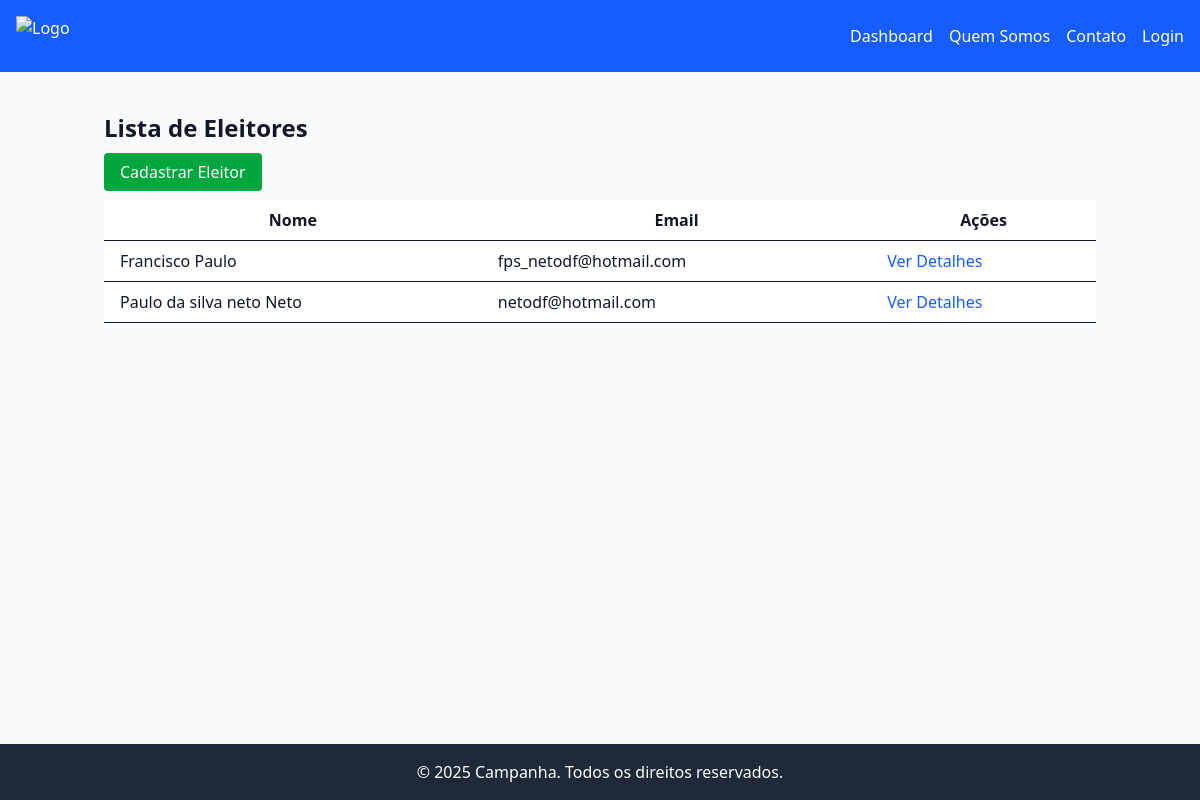
The app's page /eleitores/ with its own data.
### eleitores/models.py (models this page shows, shortened)
class Eleitor(models.Model):
    nome       = models.CharField(max_length=255)
    email      = models.EmailField(unique=True)
    telefone   = models.CharField(max_length=20, blank=True)
    cadastrado_em = models.DateTimeField(auto_now_add=True)

### eleitores/views.py (the view)
# urls.py: path('', views.eleitores_index, name='index'),
def eleitores_index(request):
    eleitores = Eleitor.objects.all()
    return render(request, 'eleitores/index.html', {'eleitores': eleitores})

### eleitores/templates/eleitores/index.html (shortened to what this page needs)
{% extends 'base1.html' %}
{% block content %}
<div class="container mx-auto p-4">
  <h1 class="text-2xl font-bold mb-4">Lista de Eleitores</h1>
  <a href="{% url 'eleitores:cadastro' %}" class="bg-green-600 text-white px-4 py-2 rounded">Cadastrar Eleitor</a>
  <table class="min-w-full mt-4 bg-white">
    <thead>
      <tr>
        <th class="py-2 px-4 border-b">Nome</th>
        <th class="py-2 px-4 border-b">Email</th>
        <th class="py-2 px-4 border-b">Ações</th>
      </tr>
    </thead>
    <tbody>
      {% for eleitor in eleitores %}
      <tr class="hover:bg-gray-100">
        <td class="py-2 px-4 border-b">{{ eleitor.nome }}</td>
        <td class="py-2 px-4 border-b">{{ eleitor.email }}</td>
        <td class="py-2 px-4 border-b">
          <a href="{% url 'eleitores:detalhe' eleitor.id %}" class="text-blue-600 hover:underline">Ver Detalhes</a>
        </td>
      </tr>
      {% empty %}
      <tr>
        <td colspan="3" class="py-2 px-4 text-center">Nenhum eleitor cadastrado.</td>
      </tr>
      {% endfor %}
    </tbody>
  </table>
</div>
{% endblock %}

### campanha/templates/base1.html (style rules this page uses)
html, body { height: 100%; margin: 0; }
body { display: flex; flex-direction: column; }

### records on screen
Eleitor: nome "Francisco Paulo", email "fps_netodf@hotmail.com"
Eleitor: nome "Paulo da silva neto Neto", email "netodf@hotmail.com"
